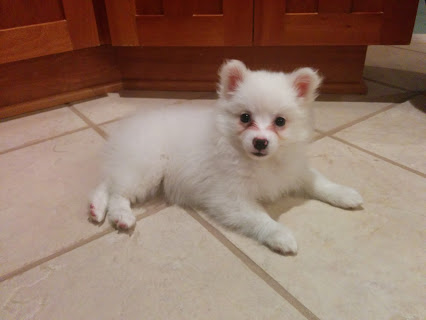
#> input picture P3/images/dog.jpg, 426 x 320 px
$ jupyter execute --allow-errors p3_2022_23_ww.ipynb   (shell and % lines are left out)
#> lines starting #> are read from the running program, lines starting #| are printed output that depends on the picture
# Computer Vision - P3

## Delivery

Up to **1 point out of 10** will be penalized if the following requirements are not fulfilled:

- Implemented code should be commented.

- The questions introduced in the exercises must be answered.

- Add title to the figures to explain what is displayed.

- Comments need to be in **English**.

- The deliverable of both parts must be a file named **P3_Student1_Student2.zip** that includes:
    - The notebook P3_Student1_Student2.ipynb completed with the solutions to the exercises and their corresponding comments.
    - All the images used in this notebook.

**Deadline (Campus Virtual): November 1st, 23:00 h**

==============================================================================================
## Practicum 3: Image and Video Segmentation

==============================================================================================

The main topics of Laboratory 3 are:

3.1. Segmentation of video shots with static scenes.

3.2. Background subtraction.

3.3. Segmentation of images.

The following chapters of the book “Computer Vision: Algorithms and Applicatons” from Richard Szeliski have further information about the topic:

* Chapter 4: Computer Vision: Algorithms and Applications.

* Chapter 5: Segmentation.

## Video segmentation

Given the video stored in ‘Barcelona-sequence’, which contains images acquired by a static camera, we ask you to:
- Find the temporal segments of the video (shots). Where the scene change? (Section 3.1)
- Extract the background images and thus, remove all the "artifacts" considered as foreground related to movement. (Section 3.2)

## 3.1 Segmentation of video shots

Read and visualize the sequence of images "images/Barcelona-sequence".

**Hint:** In order to read a collection of images, we wil use the function [animation.FuncAnimation](https://matplotlib.org/2.0.0/api/_as_gen/matplotlib.animation.FuncAnimation.html). Observe in the following Example, how FuncAnimation is used to read and visualize a sequence of frames. Explore the parameters of animation.FuncAnimation().

[cell 1]
# Example
import numpy as np
import skimage
from skimage import io
import matplotlib.pyplot as plt
import matplotlib.animation as animation
from skimage.filters import median

from skimage import img_as_float
from skimage.exposure import histogram
from skimage.segmentation import felzenszwalb, slic, quickshift
from skimage.segmentation import mark_boundaries

[cell 2]
# [8 lines left out: function show_img, not called in this run]

[cell 3]
# [13 lines left out: function plot_images_line, not called in this run]

[cell 4]
def plot_images(images,titles,ncols,video_seg = True):
    """
    Function that shows the images on the same canvas with their corresponding titles
        images: list of images we want to plot together
        titles: list of corresponding titles of the images
        ncols: number of columns
    """

    nrows = len(images)//ncols
    fig, axs = plt.subplots(nrows=nrows, ncols=ncols,figsize=(15,15))

    index = 0
    for i in range(nrows):
        for j in range(ncols):
            ax = axs[i,j]
            if video_seg:
                ax.imshow(ic[images[index]])
            else:
                ax.imshow(images[index])
            ax.axis('off')
            ax.set_title(titles[index])
            index += 1
    plt.show()

[cell 5]
#Changing the pluggin is necessary always when visualizing a video!

[cell 6]
# Reading a sequence of images from a folder
ic = io.ImageCollection('images/Barcelona-sequence/*.png')

[cell 7]
fig = plt.figure()  # Create figure
#> (the rest of this cell did not finish here and is left out)

a) Find where a shot (scene) finishes and the following starts (the shot boundaries). To achieve this goal, we are going to compute the difference between the histograms of consecutive frames. The proposed solution required:

- Compute the histogram for each RGB channel

- The 'total' histogram of the image is computed as the sum of the three histograms

- Compute the mean of the difference (in absolute value) between the histograms of two consecutive frames

Those differences with largest values corresponds to the transitions between shots.

Therefore, **we need to create a funtion which return an array with the differences between histograms. We will plot the resulting array in order to localice the maximum values as well as a suitable threshold to define localize the transitions.**

To solve this exercise, you need to create a **temporal plot** showing a frame by frame difference measure to be defined by you, being applicable to distinguish the shots. Define a criterion to detect the boundaries of the shots and visualize it in a static plot.

[cell 8]
# Your solution here

[cell 9]
# Make plots appear and store within the notebook

# [30 lines left out: function compute_dif_hist, not called in this run]

def get_data():
    # Initialize the data arrays
    xdata = []
    ydata = []
    # Initially the hist value of the prev is None
    prev_hist = None

    # Iterate through all the frames in our collection
    for t in range(len(ic)-1):
        # Update the data plot
        y, prev_hist = compute_dif_hist(ic[t+1], ic[t], prev_hist)
        # Frame index
        xdata.append(t)
        # Value of difference between 2 frames
        ydata.append(y)

    return [xdata,ydata]

data = get_data()
fig, ax = plt.subplots(1)
plt.plot(data[0], data[1])
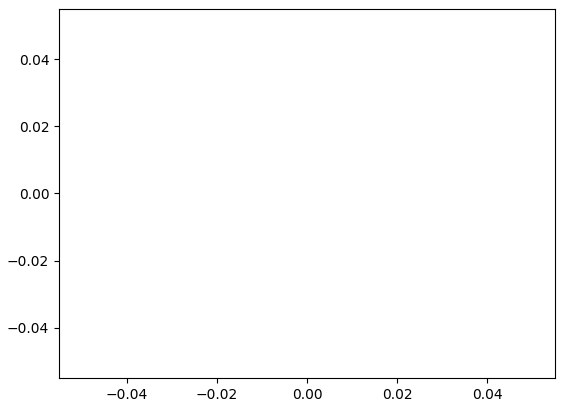
#> figure drawn by matplotlib, 1 panel

b) Additionally, create an interactive plot executing the following code in "Example A". Substitute the bottom plot with the temporal plot showing the differences between the consecutive frames.

[cell 10]
# Example A
def data_gen():
    y = 0  ## Value of interest
    t = 0  ## Temporal value
    while True:
        t += 0.05
        y += 0.1
        yield t, y

def data_generator():
    """
    Generator whereby the data are calculated only when requested, in this way we save space
    """
    y_data = get_data()[1]
    t = 0
    for y in y_data:
        t += 1
        yield t, y

[cell 11]
# Changing the pluggin is necessary always when visualizing a video!

# Create a figure with two subplots
fig, (ax1, ax2) = plt.subplots(2,1)

# Intialize a line object on the second axes for plotting
line, = ax2.plot([], [], lw=2, color='r')

ax2.set_ylim(0, 1.1)
ax2.set_xlim(0, 5)
ax2.grid()

# Initialize the data arrays
xdata, ydata = [], []

# [25 lines left out: function run, not called in this run]

ani = animation.FuncAnimation(fig, run, data_generator, blit=True, interval=1, repeat=False)
plt.show()
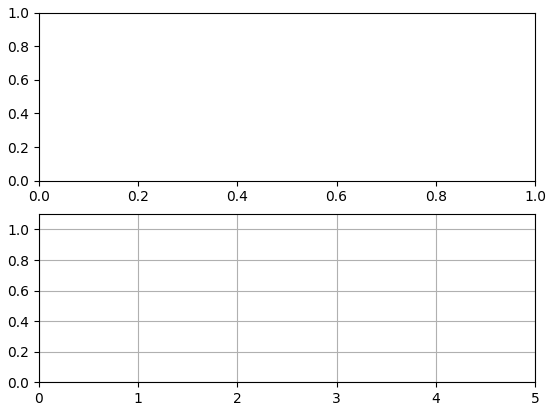
#> figure drawn by matplotlib, 1 panel

[cell 12]
# create a figure with two subplots
fig, (ax1, ax2) = plt.subplots(2,1)

# intialize a line object on the second axes for plotting
line, = ax2.plot([], [], lw=2, color='r')

ax2.set_ylim(0, 1.1)
ax2.set_xlim(0, 5)
ax2.grid()

# initialize the data arrays
xdata, ydata = [], []
def run(data):
    # update the data plot
    t, y = data
    xdata.append(t) # time = x axis
    ydata.append(y) # y axis

    # Plot image on top row
    ax1.imshow(ic[len(xdata)])

    # Plot sin in bottom row
    xmin, xmax = ax2.get_xlim()
    ymin, ymax = ax2.get_ylim()

    if t >= xmax:
        ax2.set_xlim(xmin, 2*xmax)
        ax2.figure.canvas.draw()

    if y >= ymax:
        ax2.set_ylim(ymin,2*ymax)
        ax2.figure.canvas.draw()

    # update the data of both line objects
    line.set_data(xdata, ydata)

    return line

#> (the rest of this cell did not finish here and is left out)

[cell 13]
# Your solution here

c) Show the initial and final images of each shot extracted as follows:

Use the previous plot to define the proper threshold value over the differences of histograms. Use the threshold to localize indexes of the array returned by the function proposed in the previous question and, therefore, localize the initial and final frames for each shot.

[cell 14]
# Your solution here

[cell 15]
y_data = get_data()[1]

[cell 16]
# Make plots appear and store within the notebook

def index_ini_fin(y_data, nShots):
    """
    Function that plot the initial and final scenes of different shots we have
        y_data: list of means of the difference (in absolute value) between the histograms of two consecutive frames
        nShots: number of shots we have
    """
#> called with nShots = 3
    # We get the indices of the peaks in the graph and sort them
    final = np.argsort(y_data)[-nShots:]
    final.sort()

    # And get the indices where the scenes start
    initial = []
    last = -1
    for i in final:
        initial.append(last+1)
        last = i

    return initial, final

    ''' images = [*initial,*final]
    images.sort()
    titles = ['Initial frame of shot 1','Final frame of shot 1', 'Initial frame of shot 2', 'Final frame of shot 2',
             'Initial frame of shot 3', 'Final frame of shot 3']

    plot_images(images,titles,2)'''

#plot_ini_fin(y_data,3)

# We get the index of the first and last images for plot them
initial, final = index_ini_fin(y_data, 3)
images = [*initial,*final]
images.sort()
titles = ['Initial frame of shot 1','Final frame of shot 1', 'Initial frame of shot 2', 'Final frame of shot 2',
          'Initial frame of shot 3', 'Final frame of shot 3']
# We plot the images using the parameter video_seg = True for get the images with the index
#> (the rest of this cell did not finish here and is left out)


d) Which measure have you used in order to visually distinguish the shots in a plot? Explain your solution.

According to what we have learn about shot boundaries, and through the list in which the mean of the differences between the histograms of two consecutive frames are presented to us, we can know that those peaks, or the highest values obtained of the list compared to the rest, corresponds to the transition between two shots.

[cell 17]
# Your solution here

e) Would your video segmentation strategy be able to separate and track objects? Argue your answer.

It can not because we just study the histogram of the color pixel of each image, we do not study the form or the gradient, even the difference form between the first and the next one. But we con get from this algorithm some interesting information like the minimum change of color patterns, which told us that maybe the background of the shot have just small changes.

[cell 18]
# Your solution here

f) Would your video segmentation strategy be able to capture continuous transition? Argue your answer.

In case the transition is very slow and smooth, we will not be able to distinguish it because the changes presented in the list of average differences will be more or less similar with the rest of the values. That means, there won't appreciate clears sudden changes of values.

[cell 19]
# Your solution here

## 3.2 Background subtraction

Apply the background subtraction algorithm (check theory material).

a) Visualize the following images for each different scene of the video:

    1) an image belonging to the shot
    2) the background image, and
    3) the foreground.

**Hint**: You can construct a mask obtained from the original image and the background in order to know which parts of the image form part from the foreground and recover from the original image just the foreground regions.

[cell 20]
from skimage.filters import median
# Your solution here
# From the previous exercise we get the three diferent scenes and we apply the algorithm
# First we can define a function that plays the algorithm
'''
    Function that returns the 3 images of each scene video: original first image, background, foreground
        images: list of images that corresponds to one shot
        return: image original, background image, foreground image
'''
def backSub(ini, fin, ic):
    # We inicializate a background image
    foreground, background = img_as_float(ic[ini]).copy(), img_as_float(ic[ini]).copy()

    # We create list for each channel beacuse we need to apply the median for each one
    red_channel = []
    green_channel = []
    blue_channel = []

    # Apply a median filter to all pixels along the temporal axis to estimate the background image (BI)

    # First we collect all the three channel from the images
    for i in range(ini, fin):
        red_channel.append(img_as_float(ic[i][:,:,0]))
        green_channel.append(img_as_float(ic[i][:,:,1]))
        blue_channel.append(img_as_float(ic[i][:,:,2]))

    # Now we need to apply median to a array of the temporal axis
    background[:,:,0] = np.median(red_channel, axis=0)
    background[:,:,1] = np.median(green_channel, axis=0)
    background[:,:,2] = np.median(blue_channel, axis=0)

    # Subtract BI from the current frame
    # Large absolute values are interesting pixels
    foregroundAbs = np.abs(img_as_float(ic[ini])-img_as_float(background))

    # Define a small threshold and get the original color foreground if necessary
    threshold = 0.1
    foreground = foregroundAbs.copy()
    foreground[:,:,0][foreground[:,:,0] > threshold] = img_as_float(ic[ini][:,:,0][foreground[:,:,0] > threshold])
    foreground[:,:,1][foreground[:,:,1] > threshold] = img_as_float(ic[ini][:,:,1][foreground[:,:,1] > threshold])
    foreground[:,:,2][foreground[:,:,2] > threshold] = img_as_float(ic[ini][:,:,2][foreground[:,:,2] > threshold])

    return ic[ini], background, foregroundAbs, foreground


# We generate the initial and last index of the shot using function index_ini_fin
initial, final = index_ini_fin(y_data, 3)
images = []

# Now we use the algorithm function for each shot, we have three shots
#> (the rest of this cell did not finish here and is left out)

b) What do the static background images represent?

[cell 21]
# The background image represents the pixels with no color changes in the timeline. That is when you apply the algorithm
# all the pixels will we nearly 0. Remenber we are looking for the foreground objects, those that have movement.

c) What happens if the shots are not correctly extracted? And, what happens if you find too many shots in the video?

[cell 22]
# When the shots are not correctly exacted we can not extract correctly the background, it is the same when we have
# lots of shots in the video, we do not have the same pixel en all images of the video sequence, so we can not find
# the static pixel which represents the background of the video. Because the substraction will be affected.

d) What happens if you subtract the background image from the original one?

[cell 23]
# If you substrat the finaly found background to each original image from the video, you can get a black one image
# (because you have a huge part with the same pixel color) with some small color changes, which means the objects that
# have movement in the video, and that is the foreground we are looking for.

e) In which situations does the algorithm work and in which it does not? Do you see any additional application for this algorithm?

[cell 24]
# We just can apply this background substraction algorithm  in those images with no lighting changes.
# As we have said, the most important aspect to use this background substraction algorithm is you need a static
# background. That is we need a background that won't change the pixel in timeline. We need the same pixel or
# similar to pick the median one (the highest value of pixel appered). If it change the color, when the time pass,
# we will not choose and set the correct background pixel because the median would be affected.
# So, the algorithm work for static backgrounds and not for the timeline changes ones (we mean that there is anothe
# scene), and not for lighting changes during the time.

# Others applications of this algorithm can be the researching of inmovility objects, recognizing living beings, and
# then remove them, for example, remove a object from the desk if we now the background.

f) **[OPTIONAL]**
- Apply the algorithm to some other video that you found.

[cell 25]
# We found a short video with the sequenced images and we apply the algorithm
iq = io.ImageCollection('images/Optional-sequence/*.jpg')

images = []
#> (the rest of this cell did not finish here and is left out)

## 3.3 Segmentation of images

Apply the image segmentation methods (Felzenswhalbs, Slic and Quickshift) based on the clustering of points corresponding to the pixels but in the feature space RGB-XY space.

**Hint**:
- Different image segmentation commands can be found in skimage.segmentation.
- Use the function segmentation.mark_boundaries for seeing the boundaries of the segments.
- Use the inline pluggin to visualize images (%matplotlib inline).

### Felzenszwalb's efficient graph based segmentation

a) Read 'rocki.jpeg' image from the folder 'images' and segment it using the Felzenszwalbs's method. Comment the result.

[cell 26]
# Your solution here

[cell 27]
# Make plots appear and store within the notebook

#> (a cell that did not finish here is left out)

b) Test and explore different parameters in order to obtain a good image segmentation up to you.
Answer the following qüestions:
- Is it critical to convert the image in grayscale in order to do the image segmentation?

    If the image is in grayscale there are possibilities that different components will be missegmented into one component due to snooth changes in intensity.

- Is it critical to convert the image in float in order to do the image segmentation?

    If using the float values bring us more precision and accuracy, it will better to use it. But we have try that we get the same result using uint8 or float data types.


- Which are the optimal values according to your subjective perception?

    We will try to make the value of the sigma parameter lower, to be able to detect the difference between the floor and the bag of the dog, and a sufficient value for the rest of the parameters to separate the dog's body with the rest of the elements, in or case, we have configurated the parametres as: scale=600, sigma=0.1, min_size=100

- How does each parameter behave?

    The parameter scale sets an observation level, the larger this value, the larger the size of the split segments, so in the same image we will have less segments. Sigma is the diameter of a Gaussian kernel that smooths our image, as we can see, the edges are more continuous compared to the original, which can sometimes have consequences such as considering different parts of the image into one segment.And the min_size is the minimum size of the components, if we increase this number then the number of segments in the image will reduce.

Note: You can reduce the size of the image in order to accelerate the running. Does the image reduction affect the optimal values?

[cell 29]
# Your solution here
'''
2. If the gray color make more precise the boundaries it will be the better option, but it not the case, we can compare them.
2. We just need the more exactly method to use the algorithm, float images take more precision and accuracy, so it better to use it
Then,
'''

#> (a cell that did not finish here is left out)

[cell 31]
'''
ESTO SE QUITARA
'''
from skimage.color import rgb2gray

#> (the rest of this cell did not finish here and is left out)

[cell 32]
'''
ESTO SE QUITARA
'''
new = io.imread('images/dog.jpg')
#> new is the input picture: shape (320, 426, 3); mean R, G, B 148.4, 121.1, 106.2
segments = felzenszwalb(new, scale=600, sigma=0.1, min_size=100)
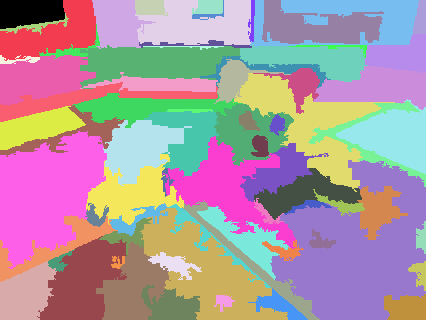
#> segments: shape (320, 426) int64; 73 distinct labels, from 0 to 72; one colour per label, 0 black
plt.imshow(mark_boundaries(new, segments))
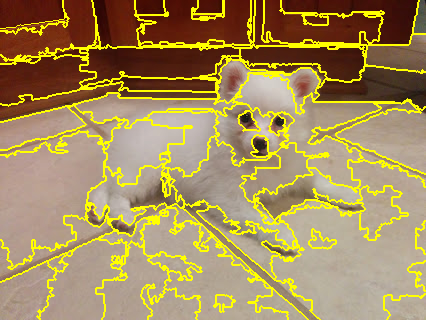
#> shown: shape (320, 426, 3) float64; mean R, G, B 0.643, 0.551, 0.36

$ run again, with P3/images/amsterdam.jpg copied over P3/images/dog.jpg
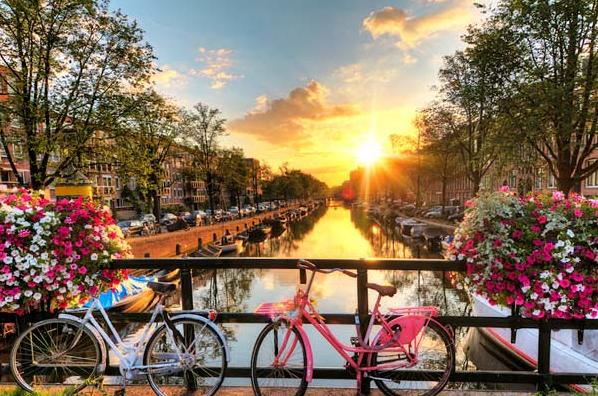
#> input picture P3/images/amsterdam.jpg, 598 x 396 px
#> new is the input picture: shape (396, 598, 3); mean R, G, B 132.5, 111.9, 91
#> `segments = felzenszwalb(new, scale=600, sigma=0.1, min_size=100)`:
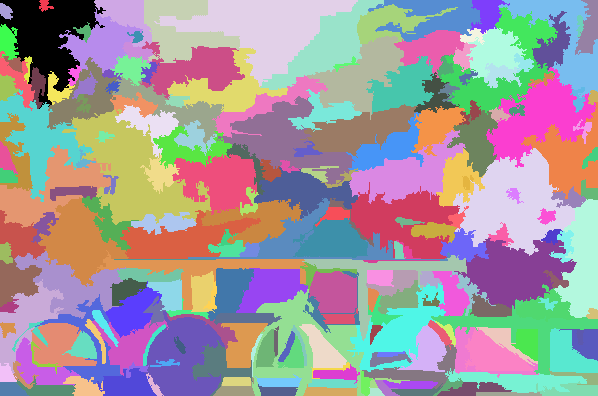
#> segments: shape (396, 598) int64; 234 distinct labels, from 0 to 233; one colour per label, 0 black
#> `[cell 32] ''' ESTO SE QUITARA ''' new = io.imread('images/dog.jpg') se..`:
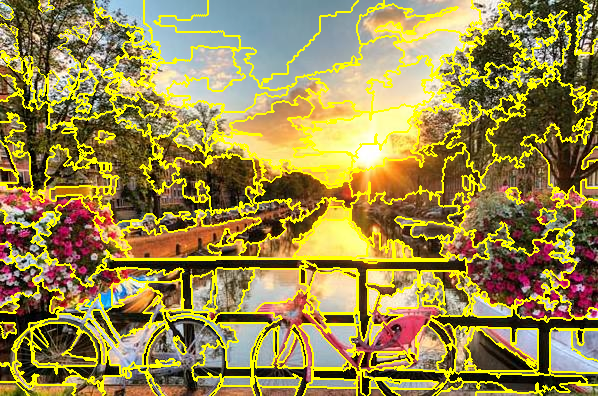
#> shown: shape (396, 598, 3) float64; mean R, G, B 0.611, 0.546, 0.29
